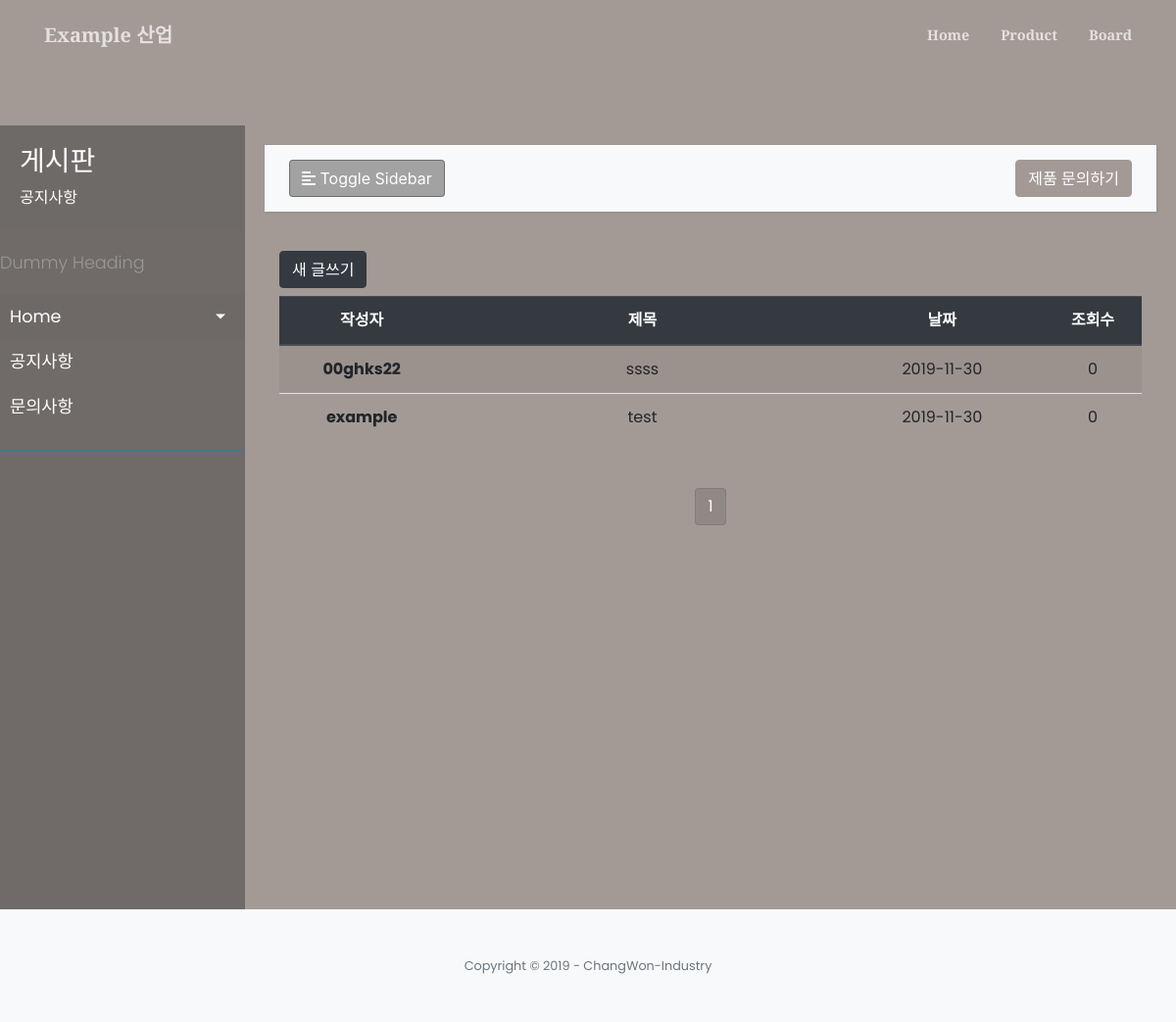
Page /board/ on the earlier database version.
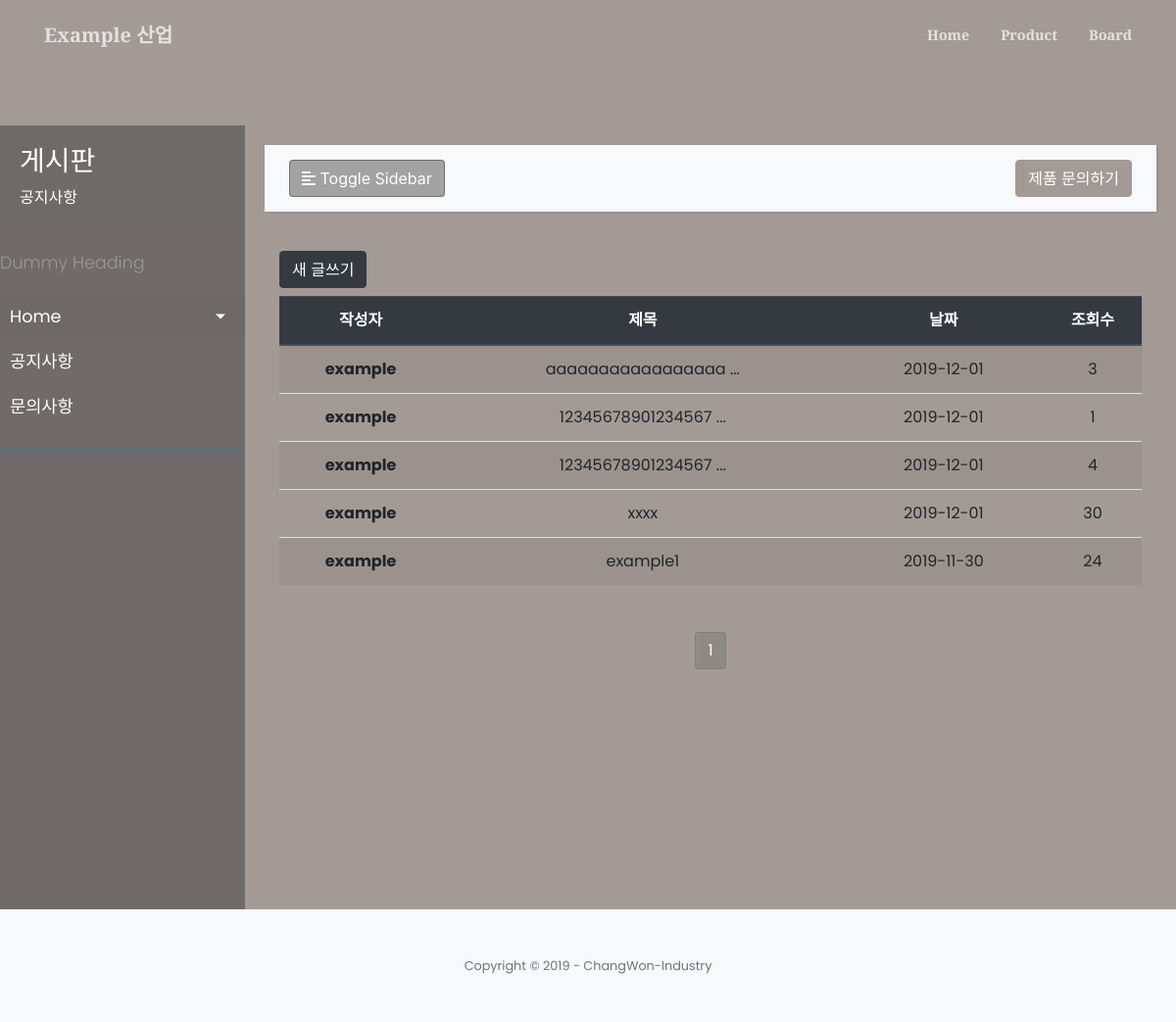
Same page on the later database version.
### board/models.py (models this page shows, shortened)
class Board_Category(models.Model):
    name = models.CharField(max_length=20)    # 게시판 카테고리 이름
    admin_option = models.BooleanField(default=False) # 관리자만 확인하기 옵션 기능
    created_at = models.DateTimeField(auto_now_add=True)    # 해당 레코드 생성시 현재 시간 자동저장
    updated_at = models.DateTimeField(auto_now=True)    # 해당 레코드 갱신시 현재 시간 자동저장
    def __str__(self):
        return self.name

class Board(models.Model):
    board_category = models.ForeignKey(Board_Category, on_delete=models.CASCADE) # board category
    subject = models.CharField(max_length=20) # 제목
    email = models.EmailField() # user이메일
    pwd = models.CharField(max_length=20) # user pw
    content = models.TextField()    # 게시글 내용
    hit = models.IntegerField(default=0)    # 조회수
    admin_option = models.BooleanField(default=False) # 관리자만 확인하기 옵션 기능
    created_at = models.DateTimeField(auto_now_add=True)    # 해당 레코드 생성시 현재 시간 자동저장
    updated_at = models.DateTimeField(auto_now=True)    # 해당 레코드 갱신시 현재 시간 자동저장
    ifmodify = models.CharField(max_length=2, default="n")
    def getNickName(self):
        emailSplit = self.email.split('@')
        return emailSplit[0]
    def getYMD(self):
        time = self.created_at.strftime('%Y-%m-%d')
        return time
    def getSubject(self):
        sub = self.subject
        if(len(self.subject)>17):
            sub = self.subject[0:17]+" ..."
        return sub

### board/views.py (the view)
# urls.py: path('', views.main, name="board_main"),
def main(request):
    context ={}
    board_category = None;
    boards = None;
    kind = request.GET.get('kind')
    try:
        if kind==None:
            kind = "공지사항"
            board_category = Board_Category.objects.get(name = kind)
            boards = Board.objects.filter(board_category = board_category).order_by('-id')
            print("="*10+"공지사항 접속"+"="*10)
        else:
            board_category = Board_Category.objects.get(name = kind)
            boards = Board.objects.filter(board_category = board_category).order_by('-id')
        paginator = Paginator(boards, 7)
        page = request.GET.get('page')
        contacts = paginator.get_page(page)
        print("="*10+"메인페이지 접속"+"="*10)
    except:
        print("="*10+" mainpage 관련 DB 오류 "+"="*10)
    context = {
        "error":error_handeler(request, False, ""),
        "title":"Chang-Won",
        "boards": boards,
        "category": Board_Category.objects.all(),
        "contacts": contacts,
        "kind": kind
    }
    return render(request, 'board/index.html', context)

### board/views.py (called while the page is built)
def error_handeler(request, active, msg):
    err_msg = ""
    if request.session.get('error', False) and not active:
        err_msg = request.session['error']
        del request.session['error']
    elif active == True:
        request.session['error'] = msg
    return err_msg

### board/templates/board/index.html (shortened to what this page needs)
{% extends 'products/index.html' %}
{% load i18n %}
{% load staticfiles %}
{% block sidebar_title %}<h3>게시판</h3>{{kind}}{% endblock %}
{% block sidebar_category %}
    {% for i in category %}
    <li>
        <a class="kinds" href="/board?kind={{i}}">{{ i }}</a>
    </li>
    {% endfor %}
{% endblock %}
{% block sidebar_custom_btn %}
<div class="container">
    <a class="btn btn-dark" href="{% url 'create_board' %}" style="margin-bottom: 8px;" >새 글쓰기</a>
</div>
{% endblock %}
{% block product %}
<div class="container">
    <table class="table table-striped" style="text-align:center;">
        <thead class="thead-dark">
            <tr class="custom-col">
                <th scope="col" class=""style="width: 20%;">작성자</th>
                <th scope="col" class="" style="width: 50%;">제목</th>
                <th scope="col" class="custom-col-remove" style="width: 25%;">날짜</th>
                <th scope="col" class="custom-col-remove" style="width: 30%;">조회수</th>
            </tr>
        </thead>
        <tbody>
            {% for board in contacts %}
            <tr onclick="location.href='{% url 'read_board' board.id %}'" class="custom-col">
                <th scope="row" class="">{{board.getNickName}}</th>
                <td style="overflow:hidden">{{board.getSubject}}</td>
                {%if board.ifmodify == 'n'%}
                    <td class="custom-col-remove">{{board.getYMD}}</td>
                {%else%}
                    <td class="custom-col">{{board.updated_at}}</td>
                {%endif%}
                <td class="custom-col-remove">{{board.hit}}</td>
            </tr>
            {% endfor %}
        </tbody>
    </table>
</div>
{% endblock %}

Differences in the rows shown:
removed Board: getNickName "00ghks22", getSubject "ssss", getYMD "2019-11-30", hit "0"
removed Board: getNickName "example", getSubject "test", getYMD "2019-11-30", hit "0"
added Board: getNickName "example", getSubject "aaaaaaaaaaaaaaaaa ...", getYMD "2019-12-01", hit "3"
added Board: getNickName "example", getSubject "12345678901234567 ...", getYMD "2019-12-01", hit "1"
added Board: getNickName "example", getSubject "12345678901234567 ...", getYMD "2019-12-01", hit "4"
added Board: getNickName "example", getSubject "xxxx", getYMD "2019-12-01", hit "30"
added Board: getNickName "example", getSubject "example1", getYMD "2019-11-30", hit "24"
